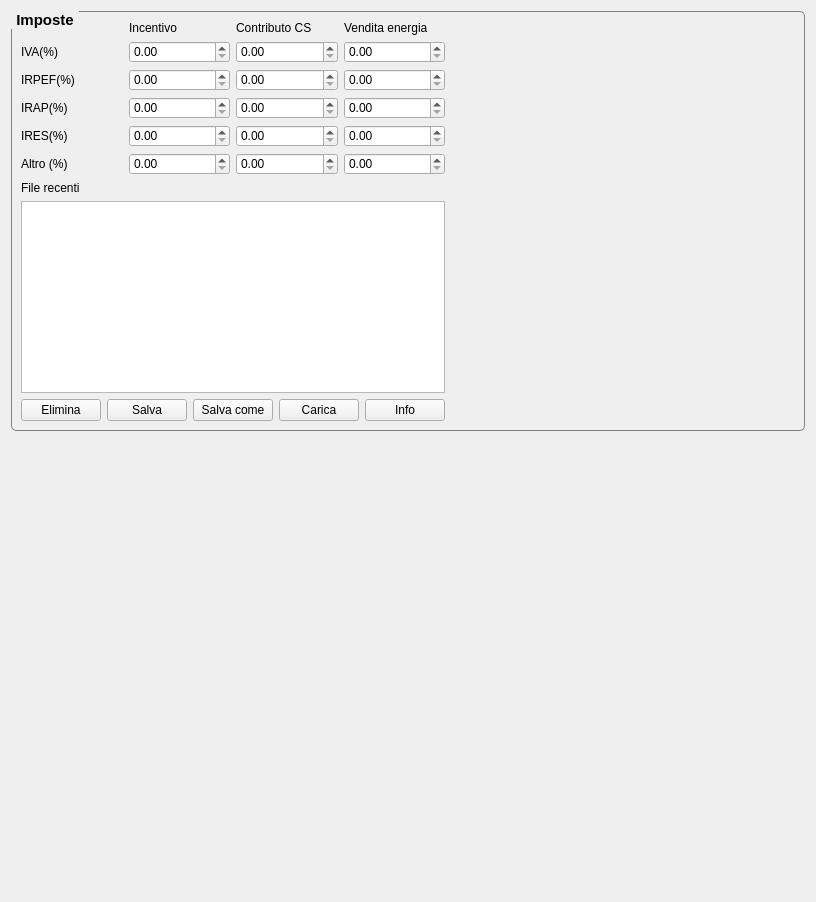
     <widget class="QWidget" name="page_7">
      <layout class="QGridLayout" name="gridLayout_31">
       <item row="0" column="0">
        <widget class="QGroupBox" name="groupTax">
         <property name="sizePolicy">
          <sizepolicy hsizetype="Preferred" vsizetype="Expanding">
           <horstretch>0</horstretch>
           <verstretch>0</verstretch>
          </sizepolicy>
         </property>
         <property name="font">
          <font>
           <pointsize>11</pointsize>
           <weight>75</weight>
           <bold>true</bold>
          </font>
         </property>
         <property name="styleSheet">
          <string notr="true">QGroupBox {
     background-color: qlineargradient(x1: 0, y1: 0, x2: 0, y2: 1,
                                       stop: 0 #E0E0E0, stop: 1 #FFFFFF);
     border: 1px solid gray;
     border-radius: 5px;
     margin-top: 4ex; /* leave space at the top for the title */
 }
QGroupBox::title {
     subcontrol-origin: margin;
     subcontrol-position: top left; /* position at the top center */
     padding: 0 3px;
      
 }</string>
         </property>
         <property name="title">
          <string>Imposte</string>
         </property>
         <layout class="QGridLayout" name="gridLayout_11">
          <item row="0" column="0" colspan="5">
           <layout class="QGridLayout" name="gridLayout_24">
            <item row="0" column="1">
             <widget class="QLabel" name="label_67">
              <property name="text">
               <string>Incentivo</string>
              </property>
              <property name="wordWrap">
               <bool>true</bool>
              </property>
             </widget>
            </item>
            <item row="0" column="2">
             <widget class="QLabel" name="label_68">
              <property name="text">
               <string>Contributo CS</string>
              </property>
              <property name="wordWrap">
               <bool>true</bool>
              </property>
             </widget>
            </item>
            <item row="0" column="3">
             <widget class="QLabel" name="label_69">
              <property name="text">
               <string>Vendita energia</string>
              </property>
              <property name="wordWrap">
               <bool>true</bool>
              </property>
             </widget>
            </item>
            <item row="1" column="0">
             <widget class="QLabel" name="label_70">
              <property name="text">
               <string>IVA(%)</string>
              </property>
              <property name="wordWrap">
               <bool>true</bool>
              </property>
             </widget>
            </item>
            <item row="1" column="1">
             <widget class="QDoubleSpinBox" name="dTIvaBonus">
              <property name="sizePolicy">
               <sizepolicy hsizetype="Minimum" vsizetype="Fixed">
                <horstretch>0</horstretch>
                <verstretch>0</verstretch>
               </sizepolicy>
              </property>
              <property name="maximum">
               <double>100.000000000000000</double>
              </property>
             </widget>
            </item>
            <item row="1" column="2">
             <widget class="QDoubleSpinBox" name="dTIvaCS">
              <property name="sizePolicy">
               <sizepolicy hsizetype="Minimum" vsizetype="Fixed">
                <horstretch>0</horstretch>
                <verstretch>0</verstretch>
               </sizepolicy>
              </property>
              <property name="maximum">
               <double>100.000000000000000</double>
              </property>
             </widget>
            </item>
            <item row="1" column="3">
             <widget class="QDoubleSpinBox" name="dTIvaEn">
              <property name="sizePolicy">
               <sizepolicy hsizetype="Minimum" vsizetype="Fixed">
                <horstretch>0</horstretch>
                <verstretch>0</verstretch>
               </sizepolicy>
              </property>
              <property name="maximum">
               <double>100.000000000000000</double>
              </property>
             </widget>
            </item>
            <item row="2" column="0">
             <widget class="QLabel" name="label_71">
              <property name="text">
               <string>IRPEF(%)</string>
              </property>
              <property name="wordWrap">
               <bool>true</bool>
              </property>
             </widget>
            </item>
            <item row="2" column="1">
             <widget class="QDoubleSpinBox" name="dTIrpefBonus">
              <property name="sizePolicy">
               <sizepolicy hsizetype="Minimum" vsizetype="Fixed">
                <horstretch>0</horstretch>
                <verstretch>0</verstretch>
               </sizepolicy>
              </property>
              <property name="maximum">
               <double>100.000000000000000</double>
              </property>
             </widget>
            </item>
            <item row="2" column="2">
             <widget class="QDoubleSpinBox" name="dTIrpefCS">
              <property name="sizePolicy">
               <sizepolicy hsizetype="Minimum" vsizetype="Fixed">
                <horstretch>0</horstretch>
                <verstretch>0</verstretch>
               </sizepolicy>
              </property>
              <property name="maximum">
               <double>100.000000000000000</double>
              </property>
             </widget>
            </item>
            <item row="2" column="3">
             <widget class="QDoubleSpinBox" name="dTIrpefEn">
              <property name="sizePolicy">
               <sizepolicy hsizetype="Minimum" vsizetype="Fixed">
                <horstretch>0</horstretch>
                <verstretch>0</verstretch>
               </sizepolicy>
              </property>
              <property name="maximum">
               <double>100.000000000000000</double>
              </property>
             </widget>
            </item>
            <item row="3" column="0">
             <widget class="QLabel" name="label_72">
              <property name="text">
               <string>IRAP(%)</string>
              </property>
              <property name="wordWrap">
               <bool>true</bool>
              </property>
             </widget>
            </item>
            <item row="3" column="1">
             <widget class="QDoubleSpinBox" name="dTIrapBonus">
              <property name="sizePolicy">
               <sizepolicy hsizetype="Minimum" vsizetype="Fixed">
                <horstretch>0</horstretch>
                <verstretch>0</verstretch>
               </sizepolicy>
              </property>
              <property name="maximum">
               <double>100.000000000000000</double>
              </property>
             </widget>
            </item>
            <item row="3" column="2">
             <widget class="QDoubleSpinBox" name="dTIrapCS">
              <property name="sizePolicy">
               <sizepolicy hsizetype="Minimum" vsizetype="Fixed">
                <horstretch>0</horstretch>
                <verstretch>0</verstretch>
               </sizepolicy>
              </property>
              <property name="maximum">
               <double>100.000000000000000</double>
              </property>
             </widget>
            </item>
            <item row="3" column="3">
             <widget class="QDoubleSpinBox" name="dTIrapEn">
              <property name="sizePolicy">
               <sizepolicy hsizetype="Minimum" vsizetype="Fixed">
                <horstretch>0</horstretch>
                <verstretch>0</verstretch>
               </sizepolicy>
              </property>
              <property name="maximum">
               <double>100.000000000000000</double>
              </property>
             </widget>
            </item>
            <item row="4" column="0">
             <widget class="QLabel" name="label_73">
              <property name="text">
               <string>IRES(%)</string>
              </property>
              <property name="wordWrap">
               <bool>true</bool>
              </property>
             </widget>
            </item>
            <item row="4" column="1">
             <widget class="QDoubleSpinBox" name="dTIresBonus">
              <property name="sizePolicy">
               <sizepolicy hsizetype="Minimum" vsizetype="Fixed">
                <horstretch>0</horstretch>
                <verstretch>0</verstretch>
               </sizepolicy>
              </property>
              <property name="maximum">
               <double>100.000000000000000</double>
              </property>
             </widget>
            </item>
            <item row="4" column="2">
             <widget class="QDoubleSpinBox" name="dTIresCS">
              <property name="sizePolicy">
               <sizepolicy hsizetype="Minimum" vsizetype="Fixed">
                <horstretch>0</horstretch>
                <verstretch>0</verstretch>
               </sizepolicy>
              </property>
              <property name="maximum">
               <double>100.000000000000000</double>
              </property>
             </widget>
            </item>
            <item row="4" column="3">
             <widget class="QDoubleSpinBox" name="dTIresEn">
              <property name="sizePolicy">
               <sizepolicy hsizetype="Minimum" vsizetype="Fixed">
                <horstretch>0</horstretch>
                <verstretch>0</verstretch>
               </sizepolicy>
              </property>
              <property name="maximum">
               <double>100.000000000000000</double>
              </property>
             </widget>
            </item>
            <item row="5" column="3">
             <widget class="QDoubleSpinBox" name="dTAltroEn">
              <property name="maximum">
               <double>100.000000000000000</double>
              </property>
             </widget>
            </item>
            <item row="5" column="2">
             <widget class="QDoubleSpinBox" name="dTAltroCS">
              <property name="maximum">
               <double>100.000000000000000</double>
              </property>
             </widget>
            </item>
            <item row="5" column="1">
             <widget class="QDoubleSpinBox" name="dTAltroBonus"/>
            </item>
            <item row="5" column="0">
             <widget class="QLabel" name="label_75">
              <property name="text">
               <string>Altro (%)</string>
              </property>
             </widget>
            </item>
           </layout>
          </item>
          <item row="1" column="0" colspan="5">
           <layout class="QVBoxLayout" name="verticalLayout">
            <item>
             <widget class="QLabel" name="label_74">
              <property name="text">
               <string>File recenti</string>
              </property>
             </widget>
            </item>
            <item>
             <widget class="QListView" name="listTaxes">
              <property name="sizePolicy">
               <sizepolicy hsizetype="Minimum" vsizetype="Minimum">
                <horstretch>0</horstretch>
                <verstretch>0</verstretch>
               </sizepolicy>
              </property>
             </widget>
            </item>
           </layout>
          </item>
          <item row="1" column="5">
           <spacer name="horizontalSpacer_2">
            <property name="orientation">
             <enum>Qt::Horizontal</enum>
            </property>
            <property name="sizeHint" stdset="0">
             <size>
              <width>350</width>
              <height>20</height>
             </size>
            </property>
           </spacer>
          </item>
          <item row="2" column="0">
           <widget class="QPushButton" name="pushCutTaxFile">
            <property name="sizePolicy">
             <sizepolicy hsizetype="Fixed" vsizetype="Fixed">
              <horstretch>0</horstretch>
              <verstretch>0</verstretch>
             </sizepolicy>
            </property>
            <property name="text">
             <string>Elimina</string>
            </property>
           </widget>
          </item>
          <item row="2" column="1">
           <widget class="QPushButton" name="pushSaveTax">
            <property name="sizePolicy">
             <sizepolicy hsizetype="Fixed" vsizetype="Fixed">
              <horstretch>0</horstretch>
              <verstretch>0</verstretch>
             </sizepolicy>
            </property>
            <property name="text">
             <string>Salva</string>
            </property>
            <property name="icon">
             <iconset resource="resource.qrc">
              <normaloff>:/images/save.png</normaloff>:/images/save.png</iconset>
            </property>
           </widget>
          </item>
          <item row="2" column="2">
           <widget class="QPushButton" name="pushSaveTaxAs">
            <property name="sizePolicy">
             <sizepolicy hsizetype="Fixed" vsizetype="Fixed">
              <horstretch>0</horstretch>
              <verstretch>0</verstretch>
             </sizepolicy>
            </property>
            <property name="text">
             <string>Salva come</string>
            </property>
           </widget>
          </item>
          <item row="2" column="3">
           <widget class="QPushButton" name="pushLoadTax">
            <property name="sizePolicy">
             <sizepolicy hsizetype="Fixed" vsizetype="Fixed">
              <horstretch>0</horstretch>
              <verstretch>0</verstretch>
             </sizepolicy>
            </property>
            <property name="text">
             <string>Carica</string>
            </property>
            <property name="icon">
             <iconset resource="resource.qrc">
              <normaloff>:/images/open.png</normaloff>:/images/open.png</iconset>
            </property>
           </widget>
          </item>
          <item row="2" column="4">
           <widget class="QPushButton" name="pushInfoTax">
            <property name="sizePolicy">
             <sizepolicy hsizetype="Fixed" vsizetype="Fixed">
              <horstretch>0</horstretch>
              <verstretch>0</verstretch>
             </sizepolicy>
            </property>
            <property name="text">
             <string>Info</string>
            </property>
           </widget>
          </item>
         </layout>
        </widget>
       </item>
       <item row="1" column="0">
        <spacer name="verticalSpacer_10">
         <property name="orientation">
          <enum>Qt::Vertical</enum>
         </property>
         <property name="sizeHint" stdset="0">
          <size>
           <width>20</width>
           <height>460</height>
          </size>
         </property>
        </spacer>
       </item>
      </layout>
     </widget>
